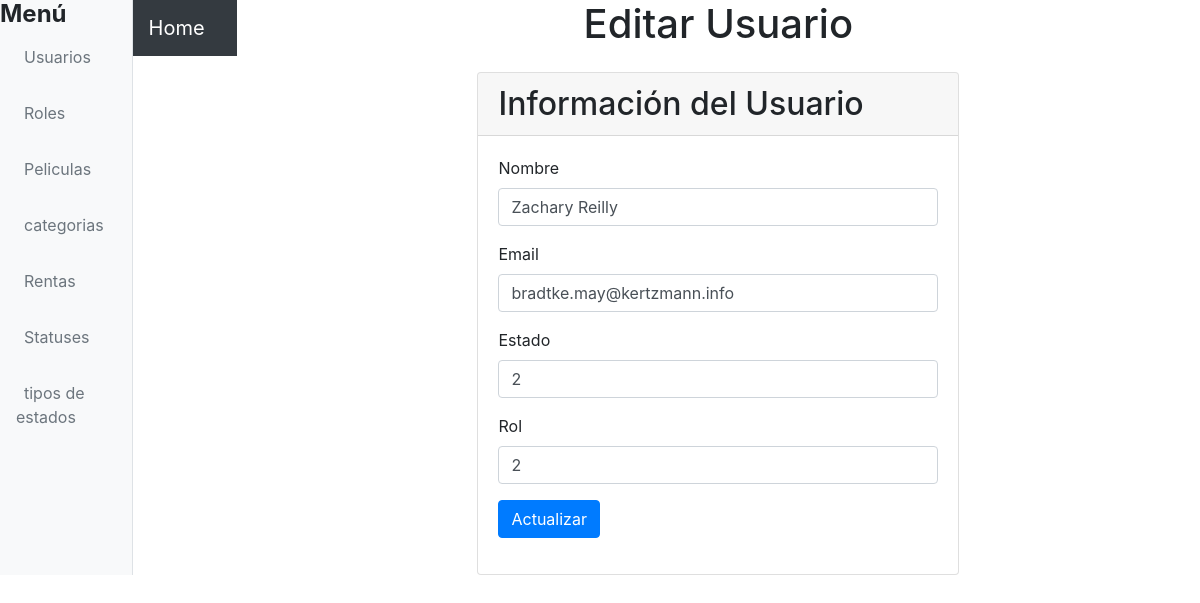
/?controller=user&method=edit&id=1, run on the app's committed database.
### tables this page shows
CREATE TABLE `users` (
  `id` int(10) UNSIGNED NOT NULL,
  `name` varchar(255) NOT NULL,
  `email` varchar(255) NOT NULL,
  `email_verified_at` timestamp NULL DEFAULT NULL,
  `password` varchar(255) NOT NULL,
  `status_id` int(10) UNSIGNED NOT NULL,
  `role_id` int(10) UNSIGNED NOT NULL,
  `remember_token` varchar(100) DEFAULT NULL,
  `created_at` timestamp NULL DEFAULT NULL,
  `updated_at` timestamp NULL DEFAULT NULL
);

### models/User.php (called while the page is built, shortened)
<?php
class User
{
	private $pdo;
    public function __construct()
    {
    	try {
    		$this->pdo = new Database;
	    } catch (PDOException $e) {
	    	die($e->getMessage());
	    }
    }
    public function getById($id)
    {
        try {
            $strSql = "SELECT * FROM users WHERE id = :id";
            $arrayData = ['id' => $id];
            $query = $this->pdo->select($strSql, $arrayData);
            return $query;
        } catch (PDOException $e) {
            die($e->getMessage());
        }
    }
}

### providers/Database.php (called while the page is built, shortened)
<?php
class Database extends PDO
{
    public function select($strSql, $arrayData = array(), $fetchMode = PDO::FETCH_OBJ)
    {
    	$query = $this->prepare($strSql);
    	foreach ($arrayData as $key => $value)
    		$query->bindParam(":$key",$value);
    	if( !$query->execute() ) {
    		echo "Error, la consulta no se realizó";
    	} else {
    		return $query->fetchAll($fetchMode);
    	}
    }
}

### views/users/edit.php (the view, shortened to what this page needs)
<main class="container">
	<div class="row">
		<h1 class="col-md-12 d-flex justify-content-center">Editar Usuario</h1>
	</div>
	<section class="row mt-3">
		<div class="card w-50 m-auto">
			<div class="card-header container">
				<h2 class="m-auto">Información del Usuario</h2>
			</div>
			<div class="card-body w-100">
				<form action="?controller=user&method=update" method="post">
					<div class="form-group">
						<label>Nombre</label>
						<input type="text" name="name" class="form-control" placeholder="Ej. Pedro Perez" value="<?php echo $user[0]->name ?>">
					</div>
					<div class="form-group">
						<label>Email</label>
						<input type="text" name="email" class="form-control" placeholder="Ej. pedro@pedro.com" value="<?php echo $user[0]->email ?>"val>
					</div>
					<div class="form-group">
						<label>Estado</label>
						<input type="text" name="status_id" class="form-control" placeholder="Ej. 1" value="<?php echo $user[0]->status_id ?>">
					</div>
					<div class="form-group">
						<label>Rol</label>
						<input type="text" name="role_id" class="form-control" placeholder="Ej. 1" value="<?php echo $user[0]->role_id ?>">
					</div>
					<div class="form-group">
						<button class="btn btn-primary">Actualizar</button>
					</div>
				</form>
			</div>
		</div>
	</section>
</main>

### data on the page
users: name "Zachary Reilly", email "bradtke.may@kertzmann.info", status_id "2", role_id "2"
